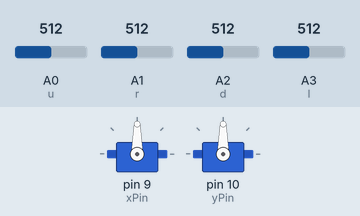
Bench run of a sketch on a simulated Arduino Uno, built with avr-gcc and run on an emulated ATmega328P. On the bench: 2 × servo. Inputs (shaded band) come from the test bench; at power-on: A0 (u) = 512, A1 (r) = 512, A2 (d) = 512, A3 (l) = 512.

Above: at 1.2 s.
1.3 s: A0 (u) set to 794
2.8 s: A0 (u) set to 820
At 3.27 s:
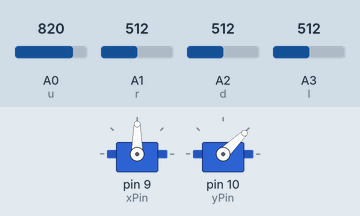
At 4.1 s:
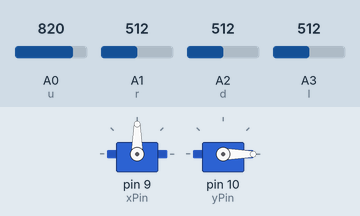
5.2 s: A1 (r) set to 59
6.7 s: A1 (r) set to 51
At 8.9 s:
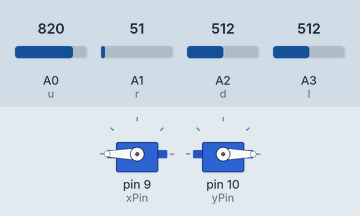
9.7 s: A2 (d) set to 904
11.2 s: A2 (d) set to 928
At 11.95 s:
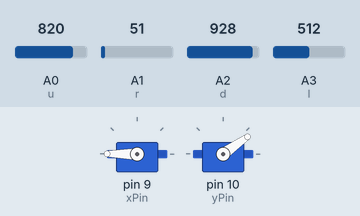
Timing chart, 0 to 15.2 s (numbered marks = the images above; inputs shaded):
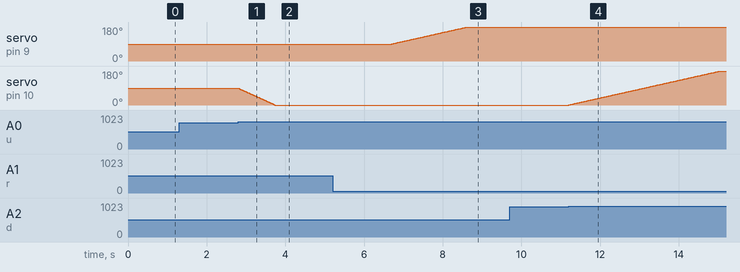

Measured:
- the behaviour switches between 804 and 805 on A0 (u) (found by bisection; images 0 and 1)
- the behaviour switches between 57 and 56 on A1 (r) (found by bisection; images 2 and 3)
- the behaviour switches between 915 and 916 on A2 (d) (found by bisection; images 3 and 4)
- after the input at 1.3 s, every drawn part: stays the same
- after the input at 2.8 s, servo on pin 10 (yPin): moves from 90° to 0° over 0.93 s, starting at once
- after the input at 5.2 s, every drawn part: stays the same
- after the input at 6.7 s, servo on pin 9 (xPin): moves from 90° to 180° over 1.9 s, starting at once
- after the input at 9.7 s, every drawn part: stays the same
- after the input at 11.2 s, servo on pin 10 (yPin): moves from 0° to 180° over 3.8 s, starting at once

The sketch:

ir-seeker.ino
```cpp
#include <Servo.h>
int u = A0;
int r = A1;
int d = A2;
int l = A3;
int xPin = 9;
int yPin = 10;
int xPos = 90;
int yPos = 90;
Servo xServo;
Servo yServo;
const double deadZone = 0.4;
const double expBase = 100;
const double cornerThreshold = 0.25;
const double noiseThreshold = 40;

double lf = 0, rf = 0, uf = 0, df = 0;


void setup() {
  xServo.attach(xPin);
  yServo.attach(yPin);
  xServo.write(90);
  yServo.write(90);
}

void loop() {

  lf = 1024 - analogRead(l);
  rf = 1024 - analogRead(r);
  uf = 1024 - analogRead(u);
  df = 1024 - analogRead(d);
  double eh = 0;
  double ev = 0;
  if (rf+lf > noiseThreshold) eh = (rf-lf)/(rf+lf);
  if (uf+df > noiseThreshold) ev = (uf-df)/(uf+df);
  if (fabs(eh) > cornerThreshold && fabs(ev) > cornerThreshold){
      if(fabs(eh) - fabs(ev) > -cornerThreshold && fabs(eh)-fabs(ev) < cornerThreshold) eh *= 1.3, ev *= 1.3;
  }
  if (fabs(eh) < deadZone) eh = 0;
  if (fabs(ev) < deadZone) ev = 0;

  double xInc;
  double yInc;

  if (eh > 0) xInc = pow(expBase,eh-deadZone);
  else if (eh < 0) xInc = -pow(1.0/expBase,eh+deadZone);
  else xInc = 0;
  if (ev > 0) yInc = pow(expBase,ev-deadZone);
  else if (ev < 0) yInc = -pow(1.0/expBase,ev+deadZone);
  else yInc = 0;
  xPos += xInc;
  yPos += yInc;
  if (xPos > 180) xPos = 180;
  if (xPos < 0 ) xPos = 0;
  if (yPos > 180) yPos = 180;
  if (yPos < 0 ) yPos = 0;
  xServo.write(xPos);
  yServo.write(yPos);

  delay(20);
}
 
```
